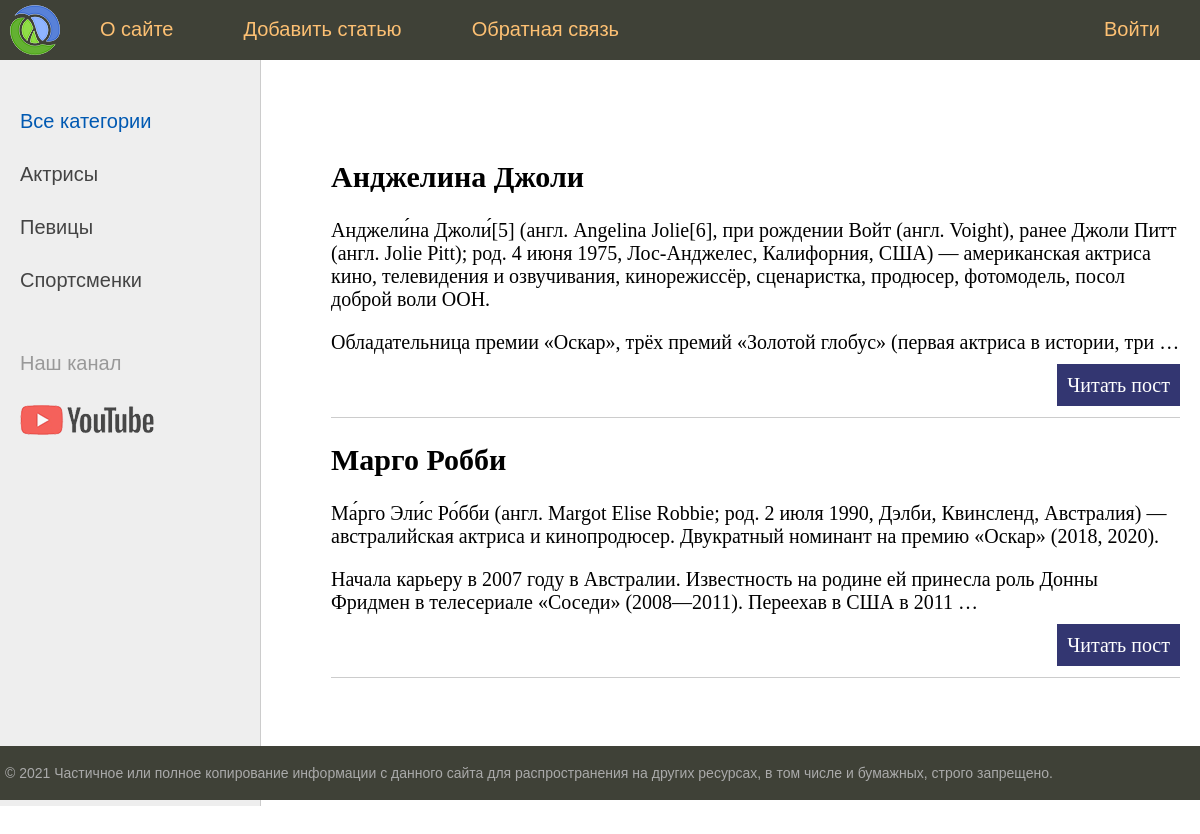
The page / on the database its author committed.
### women/models.py (models this page shows, shortened)
class Women(models.Model):
    cat = models.ForeignKey('category', on_delete=models.PROTECT, null=True)
    title = models.CharField(max_length=255)
    content = models.TextField(blank=True)
    photo = models.ImageField(upload_to="photos/%Y/%m/%d/", blank=True)
    time_create = models.DateTimeField(auto_now_add=True)
    time_update = models.DateTimeField(auto_now=True)
    is_published = models.BooleanField(default=True)
    def get_absolute_url(self):
        return reverse('post', kwargs={'post_id': self.pk})

### women/views.py (the view)
# urls.py: path('', views.index, name='home'),
def index(request):
    posts = Women.objects.all()
    context = {
        'title': 'Главная страница Women',
        'posts': posts,
        'menu': menu
    }
    print('=' * 100)
    print(Women.objects.filter(cat = 3))
    print('=' * 30)
    print('=' * 100)
    return render(request, 'women/index.html', context=context)

### women/templates/women/index.html (shortened to what this page needs)
{% extends 'women/base.html' %}
{% block content %}
    <ul class="list-articles">
        {% for p in posts %}
            <li>
                <h2>{{p.title}}</h2>
                {% autoescape on %}
                    {{p.content|linebreaks|truncatewords:50}}
                {% endautoescape %}
                <p class="link-read-post">
                    <a href="{{ p.get_absolute_url }}">Читать пост</a>
                </p>
            </li>
        {% endfor %}
    </ul>
{% endblock %}

### women/static/women/css/styles.css (style rules this page uses)
html, body { font-family: 'Arial'; margin: 0; padding: 0; height: 100%; width: 100%; color: #444; }
a { color: #0059b2; text-decoration: none; }
p.link-read-post { text-align: right; }
p.link-read-post a { padding: 10px; min-width: 100px; background: #333671; color: #fff; text-decoration: none; }
ul.list-articles { list-style: none; margin: 0; padding: 0; }
ul.list-articles li { border-bottom: 1px solid #ccc; }

### rows shown on the page
Women: title "Анджелина Джоли", content "Анджели́на Джоли́[5] (англ. Angelina Jolie[6], при рождении Войт (англ. Voight), ранее Джоли Питт (англ. Jolie Pitt); род. 4 июня 1975, Лос-Анджелес, Калифорния, США) — американская актриса кино, телевидения и озвучивания, кинорежиссёр, сценаристка, продюсер, фотомодель, посол доброй воли ООН. Обладательница премии «Оскар», трёх премий «Золотой глобус» (первая актриса в истории, три …"
Women: title "Марго Робби", content "Ма́рго Эли́с Ро́бби (англ. Margot Elise Robbie; род. 2 июля 1990, Дэлби, Квинсленд, Австралия) — австралийская актриса и кинопродюсер. Двукратный номинант на премию «Оскар» (2018, 2020). Начала карьеру в 2007 году в Австралии. Известность на родине ей принесла роль Донны Фридмен в телесериале «Соседи» (2008—2011). Переехав в США в 2011 …"

### other values the page prints
{{ m.title }} "О сайте" "Добавить статью" "Обратная связь"
{{ m.title }} "Войти"
